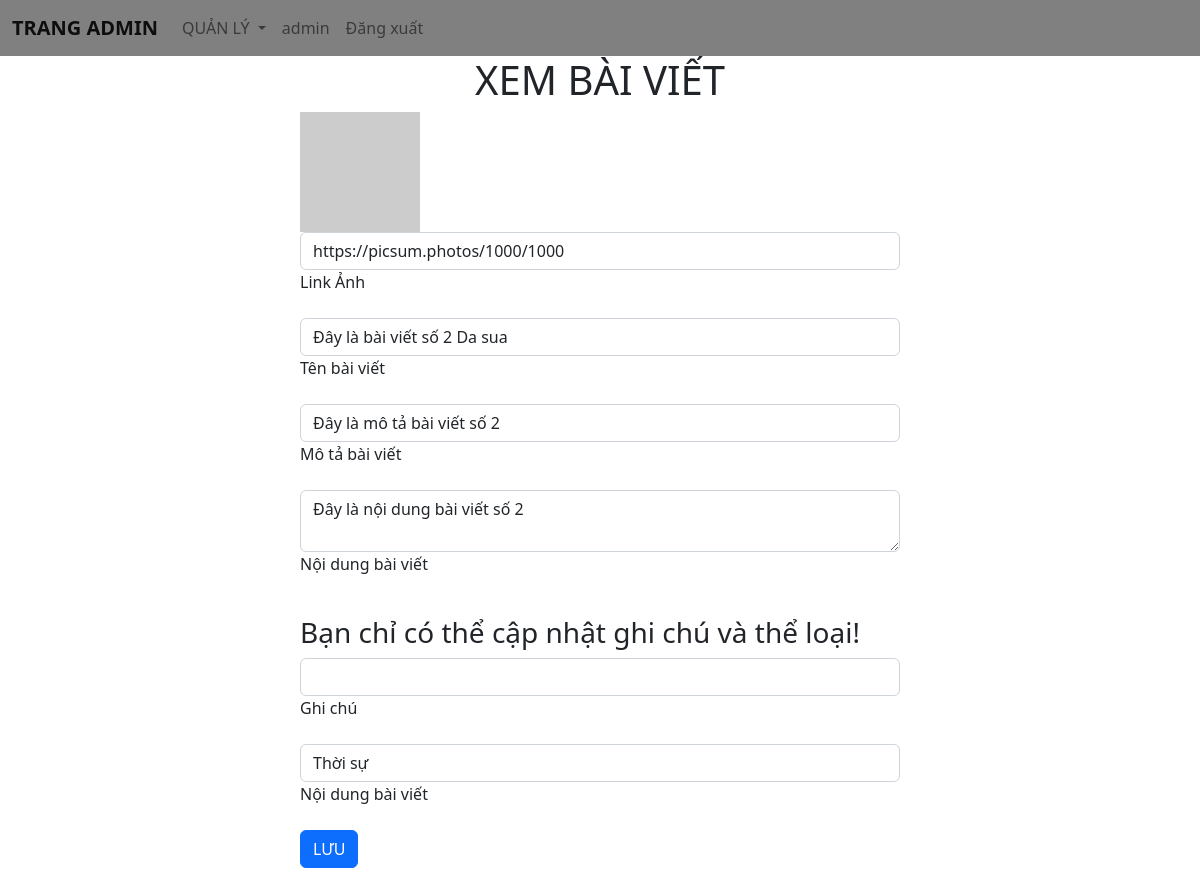
The page /index.php?type=post&type1=seepost&id=2 (signed in) on the database its author committed.
### tables this page shows
CREATE TABLE `posts` (
  `id_post` bigint(20) NOT NULL,
  `postName` varchar(255) NOT NULL,
  `postImage` varchar(255) NOT NULL,
  `postDescription` varchar(255) NOT NULL,
  `postDate` datetime NOT NULL DEFAULT current_timestamp(),
  `postContent` varchar(10000) NOT NULL,
  `isAccepted` tinyint(4) NOT NULL DEFAULT 1,
  `note` varchar(255) NOT NULL,
  `user_id` bigint(20) NOT NULL,
  `category_id` bigint(20) DEFAULT 4
);

### app/controllers/admin/headerControllers.php (called while the page is built, shortened)
<?php
include_once("app/views/admin/header.views.php");

### app/models/pdo.php (called while the page is built, shortened)
<?php
function pdo_get_connection(){
    $conn = new PDO('mysql:host='.DBHOST.';dbname='.DBNAME,DBUSER,DBPASS);
    $conn->setAttribute(PDO::ATTR_ERRMODE, PDO::ERRMODE_EXCEPTION);
    return $conn;
}
function pdo_query($sql){
    $sql_args = array_slice(func_get_args(), 1);
    try{
        $conn = pdo_get_connection();
        $stmt = $conn->prepare($sql);
        $stmt->execute($sql_args);
        $rows = $stmt->fetchAll();
        return $rows;
    }
    catch(PDOException $e){
        throw $e;
    }
    finally{
        unset($conn);
    }
}
function pdo_query_one($sql){
    $sql_args = array_slice(func_get_args(), 1);
    try{
        $conn = pdo_get_connection();
        $stmt = $conn->prepare($sql);
        $stmt->execute($sql_args);
        $row = $stmt->fetch(PDO::FETCH_ASSOC);
        return $row;
    }
    catch(PDOException $e){
        throw $e;
    }
    finally{
        unset($conn);
    }
}

### app/models/user/productModels.php (called while the page is built, shortened)
<?php
function getPostById($id_post){
    $sql="SELECT * FROM posts INNER JOIN post_categories ON posts.category_id = post_categories.id_post_category  WHERE id_post=$id_post ";
    return pdo_query_one($sql);
}
function getAllCategory(){
    $sql="SELECT * FROM post_categories WHERE delCategory=0 AND id_post_category!=4";
    return pdo_query($sql);
}

### app/views/admin/seepost.views.php (the view)
<link rel="stylesheet" href="public/css/login.css">
<div id="container4">
  <div id="title-container4">
    <h1>XEM BÀI VIẾT</h1>
  </div>
<form action="" method="post">
  <div class="form-outline mb-4">
    <img width="20%" src="<?php echo $getPostById['postImage'];?>" alt="" srcset="">
    <input type="text" id="" name="postImage" value="<?php echo $getPostById['postImage'];?>" class="form-control" readonly />
    <label for="">Link Ảnh</label>
  </div>
  <div class="form-outline mb-4">
    <input type="text" id="" name="postName" value="<?php echo $getPostById['postName'];?>" class="form-control" readonly />
    <label for="">Tên bài viết</label>
  </div>
  <div class="form-outline mb-4">
    <input type="text" id="" name="postDescription" value="<?php echo $getPostById['postDescription'];?>" class="form-control" readonly />
    <label for="">Mô tả bài viết</label>
  </div>
  <div class="form-outline mb-4">
    <textarea name="postContent" class="form-control" id="" readonly><?php echo $getPostById['postContent'];?></textarea>
    <label for="">Nội dung bài viết</label>
  </div>
  </form>
<form action="" method="post">
<h3>Bạn chỉ có thể cập nhật ghi chú và thể loại!</h3>
<div class="form-outline mb-4">
  <input type="text" id="" name="note" value="<?php echo $getPostById['note'];?>" class="form-control"  />
    <label for="">Ghi chú</label>
  </div>
  <div class="form-outline mb-4">
  <select name="category_id" class="form-control" id="" required>
      <?php
      foreach ($getAllCategory as $key => $value) {
        if($value['id_post_category']==$getPostById['category_id']){
          echo'<option value="'.$value['id_post_category'].'" selected>'.$value['nameCategory'].'</option>';
        }else{
          echo'<option value="'.$value['id_post_category'].'">'.$value['nameCategory'].'</option>';
        }
      }
      ?>
    </select>
    <label for="">Nội dung bài viết</label>
  </div>
  <button type="submit" name="btn-save-post" class="btn btn-primary btn-block mb-4">LƯU</button>
</form>
</div>

### index.php (shortened to what this page needs)
<?php
include("app/models/pdo.php");
include("app/models/user/productModels.php");
if(isset($_SESSION['user'])){
    if($_SESSION['user']['role_id']==1){
        include_once("app/controllers/admin/headerControllers.php");
        if(isset($_GET['type'])){
    switch ($_GET['type']) {
        case 'post':
            include_once("app/controllers/admin/postControllers.php");
            break;
    }
}else{
    include_once("app/controllers/admin/postSelfControllers.php");
}
    }else if($_SESSION['user']['role_id']==2){
        include_once("app/controllers/admin/headerControllers.php");
        if(isset($_GET['type'])){
    switch ($_GET['type']) {
        case 'post':
            include_once("app/controllers/admin/postControllers.php");
            break;
            case 'cate':
                include_once("app/controllers/admin/cateControllers.php");
                break;
        default:
            include_once("app/controllers/admin/postControllers.php");
            break;
    }
}else{
    include_once("app/controllers/admin/postSelfControllers.php");
}
    }else if($_SESSION['user']['role_id']==3){
        include_once("app/controllers/admin/headerControllers.php");
        if(isset($_GET['type'])){
    switch ($_GET['type']) {
        case 'postself':
            include_once("app/controllers/admin/postSelfControllers.php");
            break;
        default:
            include_once("app/controllers/admin/postSelfControllers.php");
            break;
    }
}else{
    include_once("app/controllers/admin/postSelfControllers.php");
}
    }
}

### app/views/admin/header.views.php (shortened to what this page needs)
<link href="https://cdn.jsdelivr.net/npm/bootstrap@5.2.1/dist/css/bootstrap.min.css" rel="stylesheet">
<link rel="stylesheet" href="public/css/header.css">
<div id="container">
<nav class="navbar navbar-expand-lg" style="background-color:grey">
  <div class="container-fluid">
    <a class="navbar-brand" href="index.php?type=home">
    <?php
            if($_SESSION['user']['role_id']==1){
              echo'
              <strong>TRANG ADMIN</strong>
              ';
            }else if($_SESSION['user']['role_id']==2){
              echo'
              <strong>TRANG BIÊN TẬP</strong>
              ';
            }else if($_SESSION['user']['role_id']==3){
              echo'
              <strong>TRANG TÁC GIẢ</strong>
              ';
            }else{
              echo'
              <strong>TRANG TÁC GIẢ</strong>
              ';
            }
            ?>
    </a>
    <div class="collapse navbar-collapse" id="navbarSupportedContent">
      <ul class="navbar-nav me-auto mb-2 mb-lg-0">
            <li class="nav-item dropdown">
          <a class="nav-link dropdown-toggle" href="#" role="button" data-bs-toggle="dropdown" aria-expanded="false">
            QUẢN LÝ
          </a>
        </li>
            <li class="nav-item" >
            <a class="nav-link" href="" id=""><?php echo $_SESSION['user']['userName'];?></a>
          </li>
          <li class="nav-item" >
              <a class="nav-link" href="index.php?logout=1" id="">Đăng xuất</a>
            </li>
      </ul>
    </div>
  </div>
</nav>
</div>

### app/controllers/admin/postControllers.php (shortened to what this page needs)
<?php
if(isset($_GET['type1'])){
    if($_GET['type1']=='seepost'){
        $getPostById=getPostById($_GET['id']);
        $getAllCategory=getAllCategory();
        include_once("app/views/admin/seepost.views.php");
    }
}

### public/css/login.css (style rules this page uses)
#container4 { display: flex; flex-direction: column; align-items: center; }
#container4 form { width: 50%; }

### rows shown on the page
posts: postImage "https://picsum.photos/1000/1000", postName "Đây là bài viết số 2 Da sua", postDescription "Đây là mô tả bài viết số 2", postContent "Đây là nội dung bài viết số 2"

### other values the page prints
$_SESSION['user']['userName'] "admin"
form field category_id "Thời sự"
